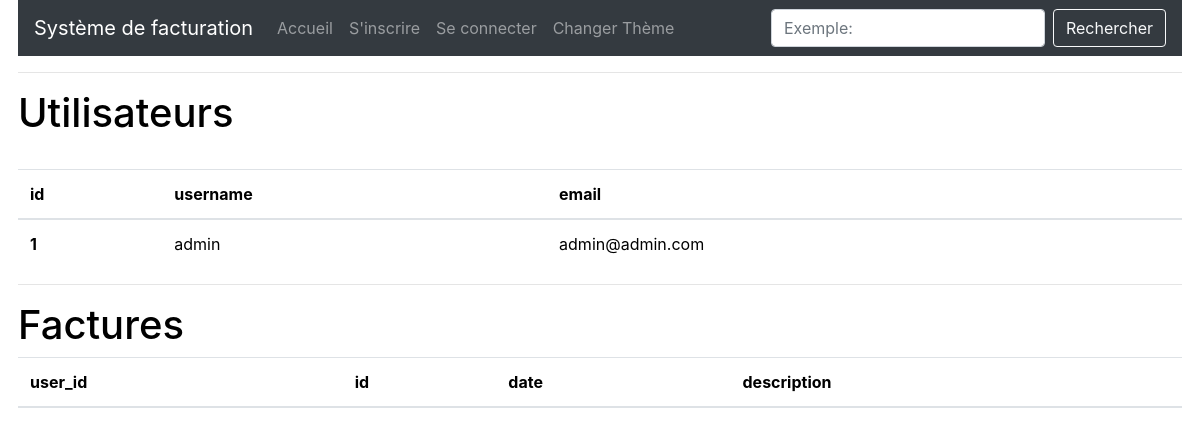
Screenshot of /all with the database file from the repository.
### app/models.py (models this page shows, shortened)
class User(UserMixin, db.Model):
    __tablename__ = "user"
    id = db.Column(db.Integer, primary_key=True)
    username = db.Column(db.String(64), index=True, unique=True)
    email = db.Column(db.String(120), index=True, unique=True)
    password_hash = db.Column(db.String(128))
    about_me = db.Column(db.String(140))
    last_seen = db.Column(db.DateTime, default=datetime.utcnow)
    profil_courrant = db.Column(db.Integer)
    profilEntreprise = db.relationship('CompanyProfil', back_populates="user")
    contact = db.relationship('Contact', back_populates="user")
    compte = db.relationship('Compte', back_populates="user")
    facture = db.relationship('Facture', back_populates="user")

### app/routes.py (the view)
@app.route('/all')
def all():
    users = User.query.all()
    factures = Facture.query.all()
    return render_template('all.html', users=users, factures=factures)

### app/routes.py (called while the page is built)
@app.before_request
def before_request():
    if current_user.is_authenticated:
        current_user.last_seen = datetime.utcnow()
        db.session.commit()

### app/templates/all.html (shortened to what this page needs)
{% extends "base.html" %}
{% block app_content %}
  <h1>{{ _('Utilisateurs') }}</h1>
  <table class="table table-hover">
    <thead>
      <tr>
        <th scope="col">id</th>
        <th scope="col">username</th>
        <th scope="col">email</th>
      </tr>
    </thead>
    <tbody>
      {% for u in users %}
        <tr>
          <th scope="row">{{ u.id }}</th>
          <td>{{ u.username }}</td>
          <td>{{ u.email }}</td>
        </tr>
        <br>
      {% endfor %}
    </tbody>
  </table>
  <hr>
  <h1>{{ _('Factures') }}</h1>
  <table class="table table-hover">
    <thead>
      <tr>
        <th scope="col">user_id</th>
        <th scope="col">id</th>
        <th scope="col">date</th>
        <th scope="col">description</th>
      </tr>
    </thead>
  </table>
{% endblock %}

### app/static/css/style.css (style rules this page uses)
html { color: black; background-color: white; }

### rows the page displays
User: id "1", username "admin", email "admin@admin.com"
